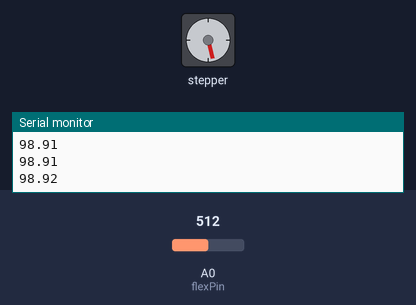
Simulated run of this sketch. Board: Arduino Uno, built with avr-gcc and run on an emulated ATmega328P. On the bench: stepper motor, the last lines printed to the serial monitor. Wiring (inferred from the names in the program): stepper motor driver (200 steps per turn assumed): step pin 8; direction pin 7. Inputs (shaded band) come from the test bench; at power-on: A0 (flexPin) = 512.

Above: at 1.2 s.
1.3 s: A0 (flexPin) set to 716
At 3.1 s:
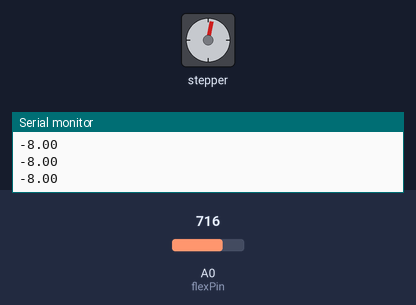
3.8 s: A0 (flexPin) set to 900
At 5.1 s:
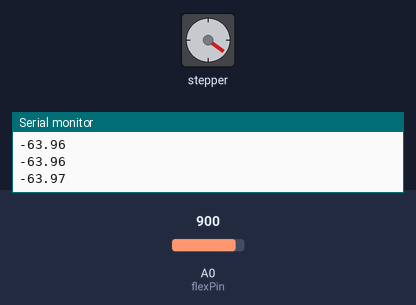
5.8 s: A0 (flexPin) set to 306
At 6.26 s:
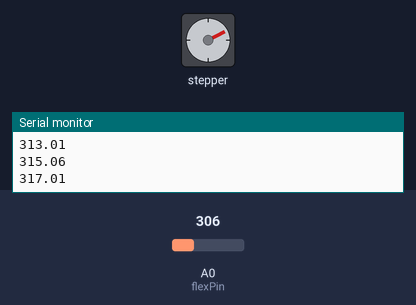
8.8 s: A0 (flexPin) set to 511
11.8 s: A0 (flexPin) set to 122
At 11.96 s:
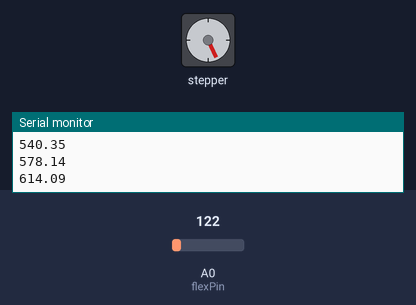
14.8 s: A0 (flexPin) set to 0
Timing chart, 0 to 18.8 s (numbered marks = the images above; inputs shaded):
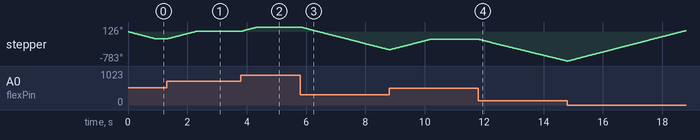

The sketch:

flex_stepper_combo.ino
```cpp
struct abstractMotorSensorPair {
  virtual void setup() = 0;
  virtual void run() = 0;//single loop of read the sensor and set the motor

  virtual float motorFeedback() = 0;//returns motor state 0 to 1
  virtual float sensorFeedback() = 0;//return sensor state 0 to 1

  virtual void processGuiCommand(float cmd) = 0;
};


struct flexStepperPair : abstractMotorSensorPair {
  const float vcc = 5.05;//voltage output from the arduino
  const float rDiv = 47500;//Measured resistance on the voltage devider resistor
  const float rStraight = 22540;//resistance of the flex meter when straight
  const float rBend = 45000;//resistance of the flex meter when bent at 90degrees

  const float motorStep = 0.9;//degrees

  const int flexPin = A0;//Pin in for flex meter signal
  const int  stepPin = 8;//pin out for stepper step command
  const int dirPin = 7;//pin out for stepper direction command

  float motorState = 0;//starting motor state value (degrees)
  float sensorState = 0;//starting flex state value (will be immediately overwritten

  const float emaAlpha = 2.0/(1 + 40);//exponential moving average weighting term
  float avFlexAngle = 0;

  void setup() {
    //set pin IO
    pinMode(flexPin, INPUT);
    pinMode(stepPin, OUTPUT);
    pinMode(dirPin, OUTPUT);
  }

  void processGuiCommand(float command){
    //no commands atm
  }

  float motorFeedback() {
    return motorState;
  }

  float sensorFeedback() {
    return avFlexAngle;
  }

  void run(){
    //read the flex sensor
    int flexIn = analogRead(flexPin);
    float flexV = flexIn * vcc / 1023.0;
    float flexR = rDiv * (vcc / flexV - 1.0);
    sensorState = map(flexR, rStraight, rBend,
                     0, 90.0);

    avFlexAngle = (emaAlpha * sensorState) + (1.0 - emaAlpha) * avFlexAngle;

    //update the stepper motor
    if (abs(motorState - sensorState) > 2 * motorStep) {
      if (sensorState < motorState) {
        digitalWrite(dirPin, HIGH);
        digitalWrite(stepPin, HIGH);
        delayMicroseconds(4000);
        digitalWrite(stepPin, LOW);
        motorState -= motorStep;
      } else {
        digitalWrite(dirPin, LOW);
        digitalWrite(stepPin, HIGH);
        delayMicroseconds(4000);
        digitalWrite(stepPin, LOW);
        motorState += motorStep;
      }
    }

    delayMicroseconds(4000);
  }


};

flexStepperPair fsp;

void setup()
{
  Serial.begin(9600);
  fsp.setup();

}


void loop()
{
  fsp.run();
  float currAngle = fsp.sensorFeedback();
  Serial.println(currAngle);
}
```

Measured:
- after the input at 1.3 s, stepper: turns 206° clockwise in 1.0 s, starting at once
- after the input at 3.8 s, stepper: turns 114° clockwise in 0.55 s, starting at once
- after the input at 5.8 s, stepper: keeps turning counter-clockwise at about 204°/s, starting at once
- after the input at 11.8 s, stepper: keeps turning counter-clockwise at about 195°/s, starting at once
- by itself, stepper: keeps turning counter-clockwise at about 208°/s
